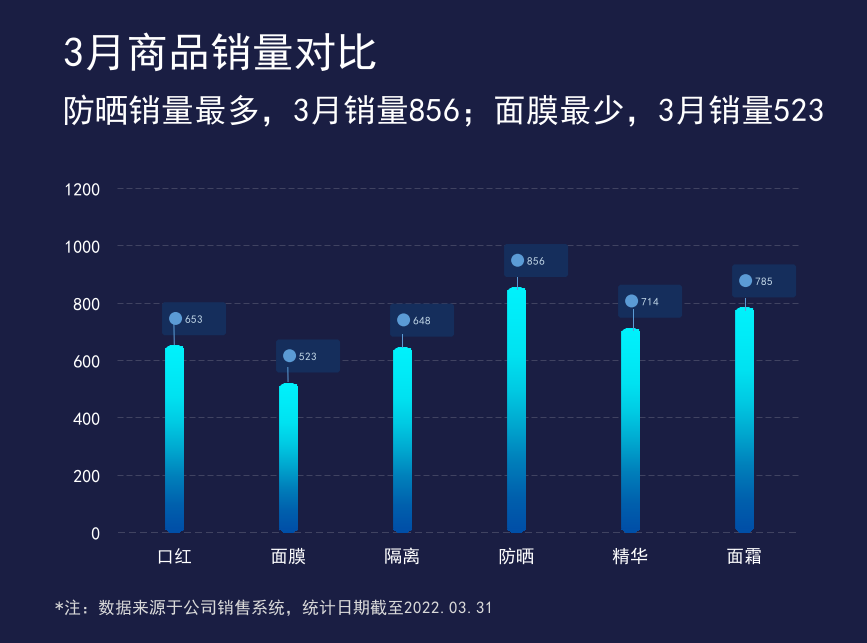

This figure's Python source:
import numpy as np
import math
import matplotlib
import matplotlib.pyplot as plt
from matplotlib.colors import LinearSegmentedColormap
from matplotlib.patches import PathPatch, Ellipse, Rectangle
from matplotlib.path import Path

matplotlib.rcParams['font.sans-serif'] = ['SimHei']
matplotlib.rcParams['axes.unicode_minus'] = False

items = ['口红', '面膜', '隔离', '防晒', '精华', '面霜']
sales = [653, 523, 648, 856, 714, 785]

BG = '#1A1E43'
TEXT = '#FFFFFF'
NOTE = '#D9D9D9'
LABEL = '#C2D8E8'
NODE = '#152E5C'
NODE_HL = '#5B9BD5'
STEM = '#5B9BD5'
YAXIS_LINE = '#CFD0D6'
GRID_LINE = '#404361'


def bar_patch(x, y0, y1, w, PXDX, PXDY,
              trl_pts_px=None, trr_pts_px=None, brl_pts_px=None, brr_pts_px=None):
    """bar with corner arcs, data coords.
    x=left, y0=bottom, y1=top, w=width (data units).
    Arc profiles: (x_off inward px, d downward/upward px).
    """
    if trl_pts_px is None:
        trl_pts_px = [
            (4.5, 0.0), (4.5, 1.0),
            (2.5, 1.0), (2.5, 2.0),
            (1.5, 2.0), (1.5, 3.0),
            (0.0, 3.0), (0.0, 3.6),
        ]
    if trr_pts_px is None:
        trr_pts_px = [
            (4.5, 0.0), (4.5, 1.0),
            (1.0, 1.0), (1.0, 3.0),
            (0.0, 3.0), (0.0, 3.6),
        ]
    if brl_pts_px is None:
        brl_pts_px = [(0.05, 6.0), (0.15, 5.0), (0.5, 4.0), (1.0, 3.0),
                      (1.8, 2.0), (3.0, 1.0), (3.25, 0.0)]
    if brr_pts_px is None:
        brr_pts_px = [(4.0, 0.0), (3.0, 1.0), (1.8, 2.0), (1.0, 3.0),
                      (0.5, 4.0), (0.15, 5.0), (0.05, 6.0)]
    trl = [(px / PXDX, pd / PXDY) for px, pd in trl_pts_px]
    trr = [(px / PXDX, pd / PXDY) for px, pd in trr_pts_px]
    brl = [(px / PXDX, pd / PXDY) for px, pd in brl_pts_px]
    brr = [(px / PXDX, pd / PXDY) for px, pd in brr_pts_px]

    X0, X1 = x, x + w
    Y0, Y1 = y0, y1
    verts = []
    # left arc (top -> bottom)
    for xo, d in trl:
        verts.append((X0 + xo, Y1 - d))
    # vertical left edge down to bottom-arc start height
    verts.append((X0, Y0 + brl[0][1]))
    # bottom-left arc (top -> bottom)
    for xo, du in brl:
        verts.append((X0 + xo, Y0 + du))
    # bottom edge implicit -> bottom-right arc (bottom -> top)
    for xo, du in brr:
        verts.append((X1 - xo, Y0 + du))
    # right edge implicit -> right arc (bottom -> top)
    for xo, d in reversed(trr):
        verts.append((X1 - xo, Y1 - d))
    # implicit top edge closes back to start (X0+4.5px, Y1)

    codes = [Path.MOVETO] + [Path.LINETO] * (len(verts) - 1) + [Path.CLOSEPOLY]
    verts = verts + [verts[0]]
    return PathPatch(Path(verts, codes), **{'facecolor': 'none', 'edgecolor': 'none'})


fig, ax = plt.subplots(figsize=(8.67, 6.43), dpi=100)
fig.patch.set_facecolor(BG)
ax.set_facecolor(BG)
ax.set_position([0.135, 0.1726, 0.789, 0.535])

fig.text(0.0727, 0.9518, '3月商品销量对比', fontsize=30, fontweight='bold',
         color=TEXT, ha='left', va='top')
fig.text(0.0715, 0.8554, '防晒销量最多，3月销量856；面膜最少，3月销量523',
         fontsize=24, color=TEXT, ha='left', va='top')

x = np.arange(len(items))
width = 0.1667
y_max = 1200
PX_PER_DATAY = 344.0 / 1200.0
PX_PER_DATAX = 684.0 / 6.0

for s in ax.spines.values():
    s.set_visible(False)
ax.tick_params(left=False, bottom=False, labelleft=True, labelbottom=True,
               colors=TEXT, labelsize=13, axis='both')
ax.tick_params(axis='x', pad=7.2)
ax.tick_params(axis='y', pad=8.6)
ax.set_xticks(x)
ax.set_xticklabels(items)
ax.set_ylim(0, y_max)
ax.set_yticks([0, 200, 400, 600, 800, 1000, 1200])
ax.set_yticklabels(['0', '200', '400', '600', '800', '1000', '1200'])
ax.set_xlim(-0.5, 5.5)

stops = [(0.0, '#004EA7'), (0.139, '#0060AD'), (0.29, '#0080BB'),
         (0.429, '#00A7CF'), (0.571, '#00CAE3'), (0.71, '#00E2F1'),
         (0.857, '#00ECF8'), (1.0, '#00F3FD')]
cmap = LinearSegmentedColormap.from_list('g', stops)

ry_top_d = 4.0 / PX_PER_DATAY
ry_bot_d = 6.0 / PX_PER_DATAY

# label box small corners (2 px linear)
lb_tr = [(2.0, 0.0), (1.0, 1.0), (0.0, 2.0)]
lb_brl = [(0.0, 2.0), (1.0, 1.0), (2.0, 0.0)]
lb_brr = [(2.0, 0.0), (1.0, 1.0), (0.0, 2.0)]

for i, v in enumerate(sales):
    x0 = i - width / 2 + 0.5 / PX_PER_DATAX   # +0.5px: integer pixel-aligned left edge (507.0)
    y0 = -2.0 / PX_PER_DATAY                   # bar bottom edge (extend 2px past target for imshow clip)
    v_px = 532.0 - v * PX_PER_DATAY          # bar top pixel y
    arc_top = math.floor(v_px) + 1           # arc starts on next pixel row
    y1 = (532.0 - arc_top) / PX_PER_DATAY    # arc top in data units
    patch = bar_patch(x0, y0, y1, width, PX_PER_DATAX, PX_PER_DATAY)
    patch.set_transform(ax.transData)
    patch.set_zorder(3)
    patch.set_clip_on(False)   # allow bar bottom arc below y=0 (ax bottom edge)
    ax.add_patch(patch)
    grad = np.linspace(0, 1, 256).reshape(-1, 1)
    im = ax.imshow(grad, extent=[x0, x0 + width, 0, v + ry_top_d], aspect='auto',
                   cmap=cmap, origin='lower', zorder=2)
    im.set_clip_path(patch)

    # Bottom arc: precise per-row Rectangles per bar (target pixel widths),
    # drawn over the imshow arc so y529..532 match target exactly.
    # Format: [(y_px, (bar_xl, bar_xr), (erase_x...)), ...]
    BOT_ARCS = {
        0: [(529, (165, 183), ()), (530, (167, 182), (165, 166)),
            (531, (168, 180), (165, 167, 181, 182)), (532, (169, 179), ())],
        1: [(529, (279, 297), ()), (530, (281, 296), (280, 280)),
            (531, (282, 294), (279, 281, 295, 297)), (532, (283, 293), ())],
        2: [(529, (393, 411), ()), (530, (394, 410), (393, 393)),
            (531, (396, 408), (393, 395, 409, 411)), (532, (397, 407), ())],
        3: [(529, (507, 525), ()), (530, (508, 524), (525, 525)),
            (531, (510, 522), (507, 509, 523, 525)), (532, (511, 521), ())],
        4: [(529, (621, 639), ()), (530, (623, 638), (621, 622, 639, 639)),
            (531, (624, 636), (621, 623, 637, 639)), (532, (625, 635), ())],
        5: [(529, (736, 752), (735, 735, 753, 753)), (530, (737, 751), (735, 736, 752, 753)),
            (531, (738, 750), (735, 737, 751, 753)), (532, (739, 749), ())],
    }
    def px2x(px):
        return -0.5 + (px - 117.0) * 6 / 684.0
    for y_px, (xl, xr), eras in BOT_ARCS[i]:
        dtop = (532 - y_px) / PX_PER_DATAY          # top data edge of this pixel row
        dbot = (532 - (y_px + 1)) / PX_PER_DATAY    # bottom data edge
        c = cmap(dtop / (v + ry_top_d))
        for exl, exr in [(eras[j], eras[j + 1]) for j in range(0, len(eras), 2)]:
            ax.add_patch(Rectangle((px2x(exl), dbot), px2x(exr + 1) - px2x(exl),
                                   dtop - dbot, facecolor=BG, edgecolor='none',
                                   clip_on=False, zorder=2.6))
        ax.add_patch(Rectangle((px2x(xl), dbot), px2x(xr + 1) - px2x(xl),
                               dtop - dbot, facecolor=c, edgecolor='none',
                               clip_on=False, zorder=2.6))

    # stem: solid 1px column from label box area down toward bar top arc
    # per-bar target pixels (stem center x, top px y, bottom px y) measured from target
    STEMS = [(173.5, 334, 344),   # lipstick
             (287.75, 369, 381),  # mask
             (402.0, 336, 348),   # isolation
             (517.0, 277, 290),   # sunscreen
             (633.0, 309, 330),   # essence
             (745.0, 290, 311)]   # cream
    # stem per bar, measured from target:
    #   half-pixel stems (lipstick, mask): antialiased 1px slightly-tilted line
    #   integer stems (others): solid 1px Rectangle (may extend into bar arc)
    if i == 0:      # lipstick: top-cx 173.75 -> bot-cx 174.25, y318..344
        cx_t, cx_b, sy_t, sy_b = 173.75, 174.25, 318, 344
        x_t = (cx_t - 117.0) / PX_PER_DATAX - 0.5
        x_b = (cx_b - 117.0) / PX_PER_DATAX - 0.5
        y_top = (532.0 - sy_t) / PX_PER_DATAY
        y_bot = (532.0 - (sy_b + 1)) / PX_PER_DATAY
        ln, = ax.plot([x_t, x_b], [y_top, y_bot], color=STEM, linewidth=0.72,
                      solid_capstyle='butt', zorder=6)
        ln.set_snap(False)
    elif i == 1:    # mask: top-cx 287.75 -> bot-cx 288.0, y367..381
        cx_t, cx_b, sy_t, sy_b = 287.75, 288.0, 367, 381
        x_t = (cx_t - 117.0) / PX_PER_DATAX - 0.5
        x_b = (cx_b - 117.0) / PX_PER_DATAX - 0.5
        y_top = (532.0 - sy_t) / PX_PER_DATAY
        y_bot = (532.0 - (sy_b + 1)) / PX_PER_DATAY
        ln, = ax.plot([x_t, x_b], [y_top, y_bot], color=STEM, linewidth=0.72,
                      solid_capstyle='butt', zorder=6)
        ln.set_snap(False)
    else:
        STEM_R = {2: (402, 334, 348),   # isolation
                  3: (517, 277, 290),   # sunscreen
                  4: (633, 309, 331),   # essence
                  5: (745, 298, 311)}   # cream
        sx, sy_t, sy_b = STEM_R[i]
        x_l = (sx - 0.5 - 117.0) / PX_PER_DATAX - 0.5
        y0 = (532.0 - sy_b) / PX_PER_DATAY
        y1 = (532.0 - sy_t) / PX_PER_DATAY
        ax.add_patch(Rectangle((x_l, y0), 1.0 / PX_PER_DATAX, y1 - y0,
                               facecolor=STEM, edgecolor='none', zorder=6))

    ex = i + 0.1754
    ey = v + 90
    lbx, lby = ex - 0.2807, ey - 56.5
    lbox = bar_patch(lbx, lby, lby + 115.1, 0.5614, PX_PER_DATAX, PX_PER_DATAY,
                     trl_pts_px=lb_tr, trr_pts_px=lb_tr, brl_pts_px=lb_brl, brr_pts_px=lb_brr)
    lbox.set_transform(ax.transData)
    lbox.set_zorder(5)
    lbox.set_facecolor(NODE)
    ax.add_patch(lbox)
    ax.add_patch(Ellipse((ex - 0.162, ey + 2), 0.114, 45.2, facecolor=NODE_HL,
                         edgecolor='none', zorder=5))
    ax.text(ex, ey, str(v), ha='center', va='center',
            fontsize=8, color=LABEL, zorder=6)

ax.grid(axis='y', color=GRID_LINE, linewidth=0.75, dashes=(5.76, 2.88), zorder=1.5)
# X axis: full-width dim dashed line at y=532 (px 118..800), color #404361,
# dashed pattern 7px on / 4px off, drawn as solid Rectangles for pixel control.
# Bars are drawn on top (higher zorder); bottom-arc rects cover the axis under bars.
def _px2x(px):
    return -0.5 + (px - 117.0) * 6 / 684.0

_dash_x = 118
while _dash_x < 800:
    _xl = _dash_x
    _xr = min(_dash_x + 7, 800)
    ax.add_patch(Rectangle((_px2x(_xl), -1.0 / PX_PER_DATAY),
                           _px2x(_xr) - _px2x(_xl), 1.0 / PX_PER_DATAY,
                           facecolor=GRID_LINE, edgecolor='none',
                           clip_on=False, zorder=1.0))
    _dash_x += 11
ax.tick_params(left=False, bottom=False)

fig.text(0.0634, 0.0420, '*注：数据来源于公司销售系统，统计日期截至2022.03.31',
         fontsize=12, color=NOTE, ha='left', va='bottom')

plt.savefig('D:/AAA作业/可视化作业/第二章 图表（前15）/渐变圆角柱形图/渐变圆角柱形图_复刻.png',
            dpi=100, facecolor=BG)
plt.close()
print('done')
